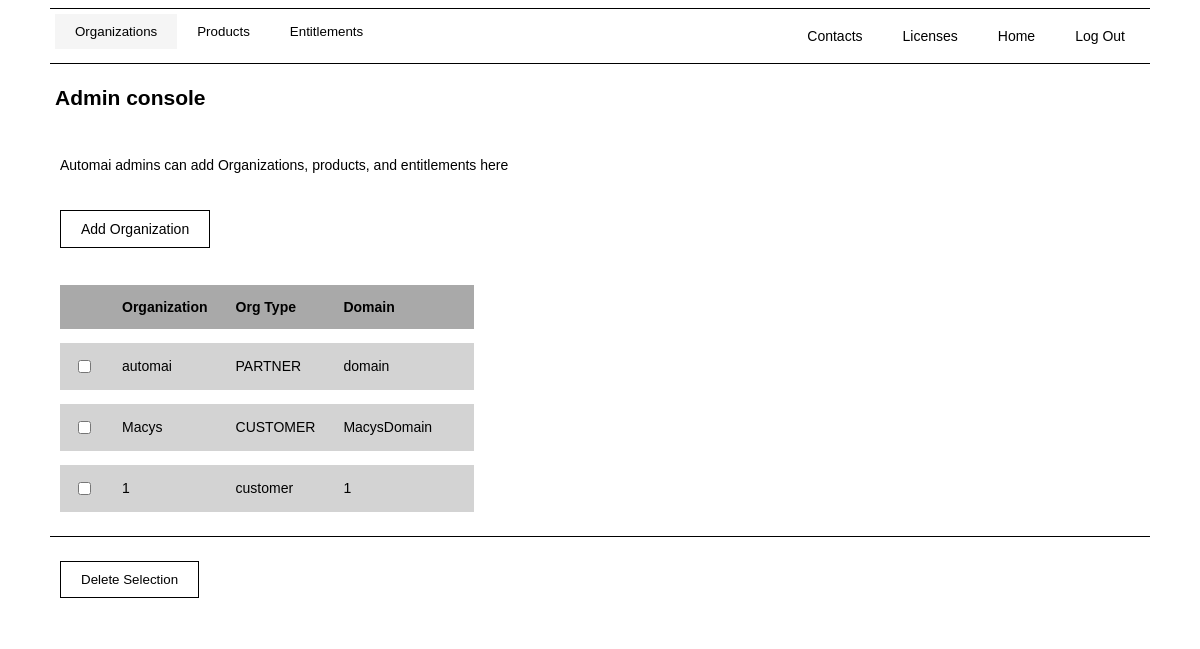
/contacts/admin-dash (signed in), run on an earlier commit of the app's database.
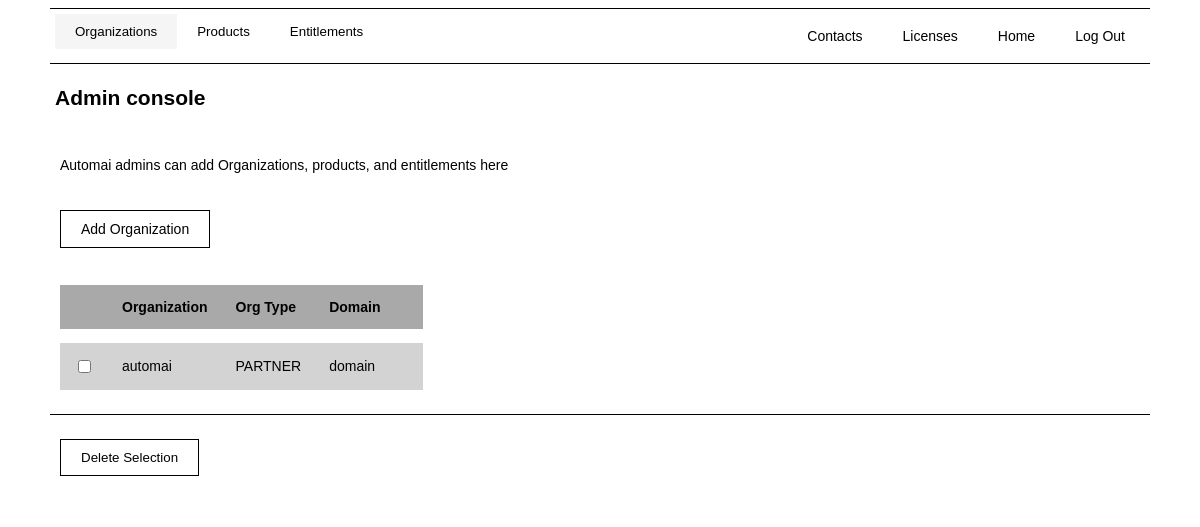
And on a later commit of the database.
### manage_contacts/models.py (models this page shows)
class Organization(models.Model):
    org_id = id
    ORG_TYPE_CHOICES = [('customer', 'customer'), ('customer', 'partner')]
    org_type = models.CharField(max_length=50, choices=ORG_TYPE_CHOICES, null=True)
    org_name = models.CharField(max_length=50, unique=True)
    domain = models.CharField(max_length=50)
    def __str__(self):
        return self.org_name

### manage_contacts/views.py (the view)
# urls.py: path('admin-dash', views.admin_dash, name="admin_dash"),
@login_required
def admin_dash(request):
    current_user = request.user
    user_id = current_user.id
    user_data = Contact.objects.filter(user_id=user_id).get()
    user_role = user_data.role
    user_org = user_data.organization.org_name
    org_objects = Organization.objects.all()
    product_objects = Product.objects.all()
    entitlement_objects = Entitlement.objects.all()
    if request.GET.get('delete_organization_selection'):
        user_selection = request.GET.getlist("org_selection")
        delete_object_selection(data_objects=Organization, user_selection=user_selection)
        messages.add_message(request, messages.INFO, 'Selection Deleted')
        return HttpResponseRedirect(request.path_info)
    if request.GET.get('delete_product_selection'):
        user_selection = request.GET.getlist("product_selection")
        delete_object_selection(data_objects=Product, user_selection=user_selection)
        messages.add_message(request, messages.INFO, 'Selection Deleted')
        return HttpResponseRedirect(request.path_info)
    if request.GET.get('delete_entitlement_selection'):
        user_selection = request.GET.getlist("entitlement_selection")
        delete_object_selection(data_objects=Entitlement, user_selection=user_selection)
        messages.add_message(request, messages.INFO, 'Selection Deleted')
        return HttpResponseRedirect(request.path_info)
    context = {'user_role':user_role,
               'user_org':user_org,
               'org_objects':org_objects,
               'product_objects':product_objects,
               'entitlement_objects':entitlement_objects}
    return render(request, "manage_contacts/admin-dash.html", context)

### manage_contacts/models.py (called while the page is built)
    def __str__(self):
        return self.product_name

    def __str__(self):
        return self.organization.org_name + "/" + self.product.product_name

### manage_contacts/templates/manage_contacts/admin-dash.html (shortened to what this page needs)
{% extends "base.html" %}
{% block head %}
{% load static %}
<link rel="stylesheet" type="text/css" href="{% static 'manage_contacts/css/style.css' %}">
{% endblock head %}
{% block banner %}
<div class="flex-container flex-row border-top app-banner">
  <div class="tab">
    <button class="js-tablinks" id="js-default-open" onclick="changePage(event, 'organizations-tab')">Organizations</button>
    <button class="js-tablinks" onclick="changePage(event, 'products-tab')">Products</button>
    <button class="js-tablinks" onclick="changePage(event, 'entitlements-tab')">Entitlements</button>
  </div>
  <div class="nav-row navigation-buttons">
    <p><a href="{% url 'manage_contacts' %}">Contacts</a></p>
    <p><a href="{% url 'manage_licenses' %}">Licenses</a></p>
    <p><a href="{% url 'homepage' %}">Home</a></p>
    <p><a href="{% url 'logout' %}">Log Out</a></p>
  </div>
</div>
{% endblock banner %}
{% block main %}
<h2 class="flex-container">Admin console</h2>
<div class="flex-container">
  <p class="text-container">Automai admins can add Organizations, products, and entitlements here</p>
</div>
{% if user_org == "automai" and user_role == "admin" %}
<div id="organizations-tab" class="js-tabcontent">
  <div class="flex-box">
  <p class="text-container"><a href="{% url 'add_organization' %}">Add Organization</a></p>
  </div>
  <form method="get">
    <div class="flex-box table-scroll">
      <table>
        <tr>
          <th></th>
          <th>Organization</th>
          <th>Org Type</th>
          <th>Domain</th>
          <th></th>
        </tr>
        {% for org in org_objects %}
        <tr>
          <td><input type="checkbox" name="org_selection" value="{{ org.id }}"></td>
          <td>{{ org }}</td>
          <td>{{ org.org_type }}</td>
          <td>{{ org.domain }}</td>
          <td></td>
        </tr>
        {% endfor %}
      </table>
    </div>
    <div class="flex-container flex-row border-top">
      <p class="text-container"><input type="submit" name="delete_organization_selection" value="Delete Selection"></p>
    </div>
  </form>
</div>
{% else %}
  <p>Not authorized.</p>
{% endif %}
{% endblock main %}

What changed in the data, as far as the page shows it:
removed Organization: org_name "Macys", org_type "CUSTOMER", domain "MacysDomain"
removed Organization: org_name "1", org_type "customer", domain "1"
